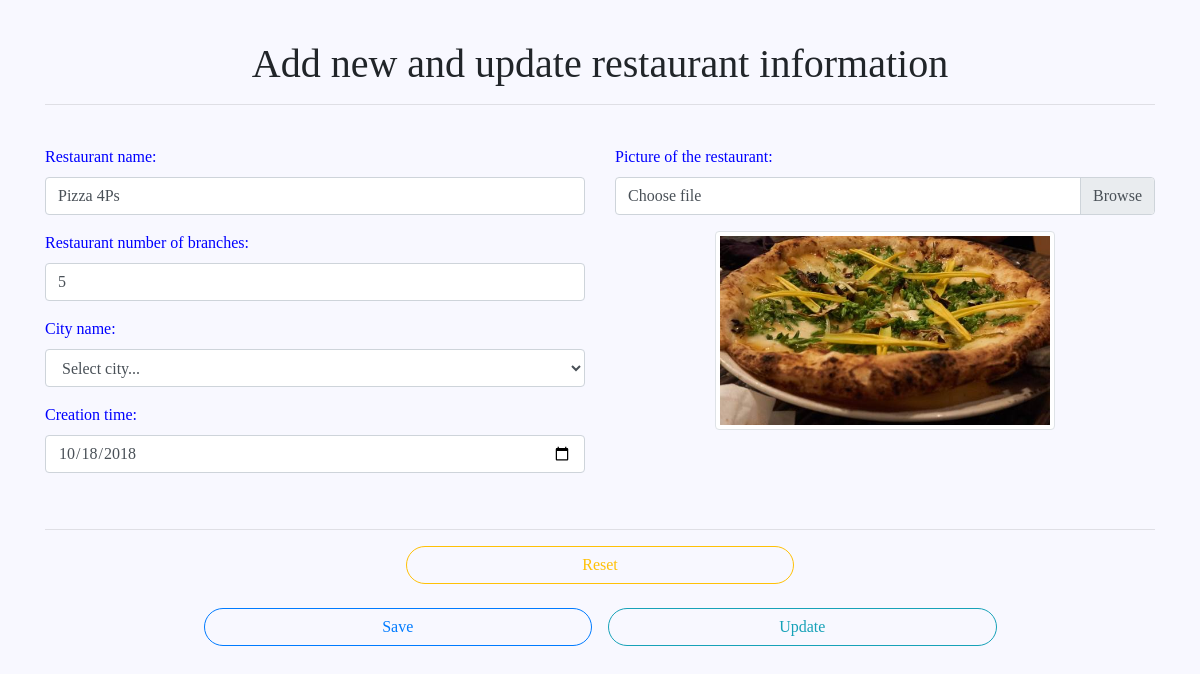
Screenshot of /SERVER/foody-admin/src/admin/modules/user/restaurant/formAddEditRestaurant.php?editRes=1 (signed in) with the database file from the repository.
### tables this page shows
CREATE TABLE `restaurants` (
  `id` int(11) NOT NULL,
  `res_code` varchar(255) NOT NULL,
  `res_name` text NOT NULL,
  `number_of_branches` int(11) NOT NULL,
  `image_address` text NOT NULL,
  `city_code` varchar(255) NOT NULL,
  `action_like` int(1) NOT NULL,
  `action_touch` int(1) NOT NULL,
  `create_at` date NOT NULL,
  `update_at` date NOT NULL
);

### SERVER/foody-admin/src/admin/modules/user/restaurant/importLibs.php (called while the page is built, shortened)
<?php
require 'Restaurant.php';
$restaurant = new Restaurant();
require 'updateRestaurant.php';

### SERVER/foody-admin/src/admin/modules/user/restaurant/Restaurant.php (called while the page is built, shortened)
<?php
class Restaurant
{
    private $resName;
    private $numberOfBranches;
    private $create_at;
    public function getResName()
    {
        return $this->resName;
    }
    public function setResName($resName)
    {
        $this->resName = $resName;
        return $this;
    }
    public function getImageAddress()
    {
        return $this->imageAddress;
    }
    public function setImageAddress($imageAddress)
    {
        $this->imageAddress = $imageAddress;
        return $this;
    }
    public function getCreate_at()
    {
        return $this->create_at;
    }
    public function setCreate_at($create_at)
    {
        $this->create_at = $create_at;
        return $this;
    }
    public function getNumberOfBranches()
    {
        return $this->numberOfBranches;
    }
    public function setNumberOfBranches($numberOfBranches)
    {
        $this->numberOfBranches = $numberOfBranches;
        return $this;
    }
}

### SERVER/foody-admin/src/admin/modules/user/restaurant/updateRestaurant.php (called while the page is built, shortened)
<?php
if (isset($_GET['editRes'])) {
    $id = $_GET['editRes'];
    $rec = mysqli_query($connect, "select * from restaurants where id=$id");
}

### SERVER/foody-admin/src/admin/modules/user/restaurant/formAddEditRestaurant.php (the view, shortened to what this page needs)
<?php
require 'importLibs.php';
?>
<!DOCTYPE html>
<html lang="en">
<head>
    <link rel="stylesheet" href="https://maxcdn.bootstrapcdn.com/bootstrap/4.1.3/css/bootstrap.min.css">
</head>
<body>
    <div class="container">
        <h1 style="text-align: center">Add new and update restaurant information</h1>
        <hr>
        <form action='formAddEditRestaurant.php' method="POST" enctype="multipart/form-data">
            <div class="row">
                <div class="col-lg-6 col-md-6 col-sm-12 col-12">
                    <div>
                    </div>
                    <div class="form-group">
                        <label for="resNameNew">Restaurant name:</label>
                        <input type="text" class="form-control" id="resNameNew" placeholder="Enter restaurant name" name="resNameNew" value="<?php echo $restaurant->getResName(); ?>">
                    </div>
                    <div class="form-group">
                        <label for="numberOfBranches">Restaurant number of branches:</label>
                        <input type="number" class="form-control" id="numberOfBranches" placeholder="Enter restaurant number of branches" name="numberOfBranches" value="<?php echo $restaurant->getNumberOfBranches(); ?>">
                    </div>
                    <div class="form-group">
                        <label for="resCityCode">City name:</label>
                        <select name="resCityCode" id="resCityCode" class="form-control">
                            <option value="">
                                    Select city...
                            </option>
                        </select>
                    </div>
                    <div class="form-group">
                        <label for="resCreate">Creation time:</label>
                        <input type="date" class="form-control" id="resCreate" placeholder="Enter creation time" name="resCreate" value="<?php echo $restaurant->getCreate_at(); ?>">
                    </div>
                </div>
                <div class="col-lg-6 col-md-6 col-sm-12 col-12">
                    <br>
                    <div class="form-group">
                        <label for="resImage">Picture of the restaurant:</label>
                        <div class="input-group mb-3">
                            <div class="custom-file">
                                <label class="custom-file-label" for="inputGroupFile01">
                                    Choose file
                                </label>
                            </div>
                        </div>
                    </div>
                    <div class="form-group" style="text-align: center">
                        <img id="blah" class="img-thumbnail" src="<?php echo $restaurant->getImageAddress(); ?>" alt="" srcset="" width="340px">
                    </div>
                </div>
            </div>
            <div>
                <br><hr>
                <div class="form-group" style="text-align: center;">
                    <a class="btn btn-outline-warning" style="width: 35%; border-radius: 20px" href="formAddEditRestaurant.php">Reset</a>
                    <br><br>
                    <button type="submit" id="btnSaveRes" name="btnSaveRes" class="btn btn-outline-primary" style="width: 35%; border-radius: 20px">Save</button>
                    <span>&nbsp;&nbsp;</span>
                    <button type="submit" id="btnUpdateRes" name="btnUpdateRes" class="btn btn-outline-info" style="width: 35%; border-radius: 20px">Update</button>
                </div>
            </div>
        </form>
    </div>
</body>
</html>

### SERVER/foody-admin/src/admin/modules/user/restaurant/formAddEditRestaurant.php (style rules this page uses)
body { font-family: Serif; margin-bottom: 30px; margin-top:40px; background-color: #F8F8FF; }
label { color: blue; }

### rows the page displays
restaurants: resNameNew "Pizza 4Ps", numberOfBranches "5", resCreate "10/18/2018", image_address (picture)
